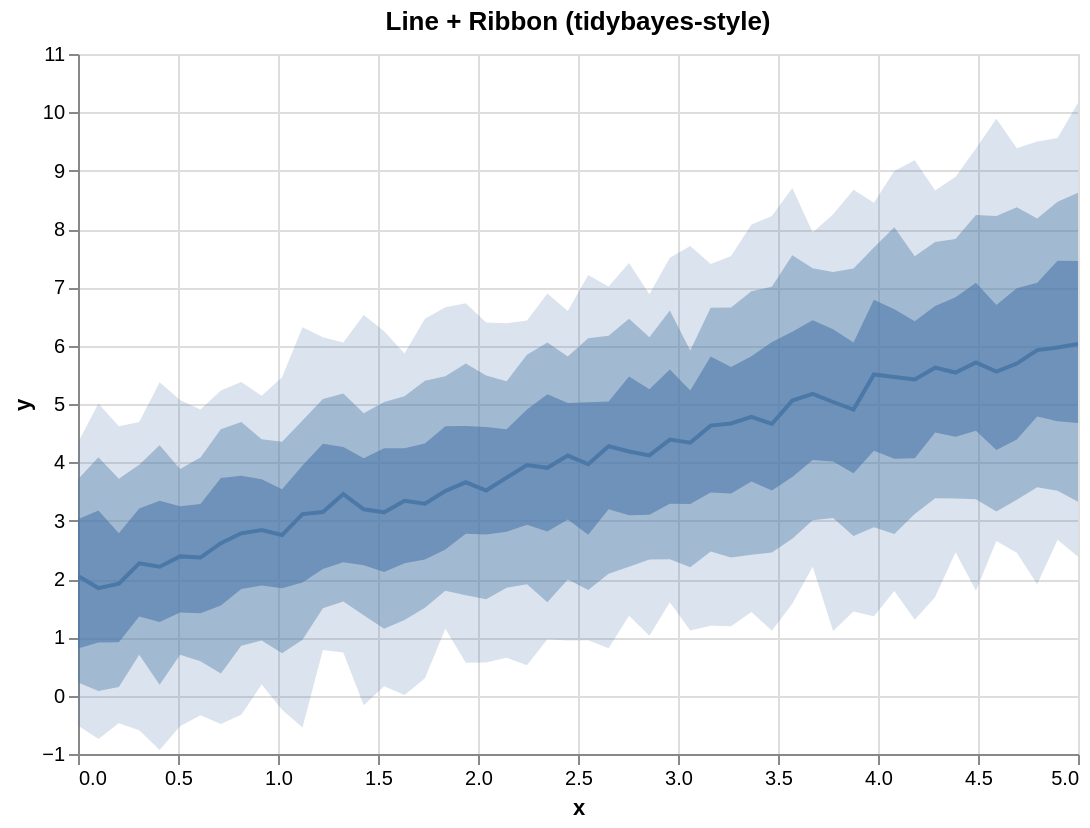

Write the Vega-Lite specification saved for this chart.
### Vega-Lite specification from a JSON file in a GitHub repository (floating-point values rounded to 4 significant figures)
{"$schema": "https://vega.github.io/schema/vega-lite/v5.json", "config": {"axis": {"labelLimit": 0}, "header": {"labelLimit": 0}, "legend": {"labelLimit": 0}}, "data": {"values": [{"__median__": 3.292, "hi_0_5_": 4.321, "hi_0_8_": 5.398, "hi_0_95_": 6.461, "lo_0_5_": 2.335, "lo_0_8_": 1.507, "lo_0_95_": 0.3003, "x": 1.735}, {"__median__": 2.269, "hi_0_5_": 3.208, "hi_0_8_": 3.959, "hi_0_95_": 4.691, "lo_0_5_": 1.358, "lo_0_8_": 0.701, "lo_0_95_": -0.5914, "x": 0.3061}, {"__median__": 3.143, "hi_0_5_": 4.24, "hi_0_8_": 5.034, "hi_0_95_": 6.246, "lo_0_5_": 2.122, "lo_0_8_": 1.148, "lo_0_95_": 0.1618, "x": 1.531}, {"__median__": 2.387, "hi_0_5_": 3.248, "hi_0_8_": 3.885, "hi_0_95_": 5.068, "lo_0_5_": 1.425, "lo_0_8_": 0.6995, "lo_0_95_": -0.5243, "x": 0.5102}, {"__median__": 5.035, "hi_0_5_": 6.281, "hi_0_8_": 7.262, "hi_0_95_": 8.255, "lo_0_5_": 4.014, "lo_0_8_": 3.044, "lo_0_95_": 1.107, "x": 3.776}, {"__median__": 3.967, "hi_0_5_": 5.029, "hi_0_8_": 6.125, "hi_0_95_": 7.212, "lo_0_5_": 2.758, "lo_0_8_": 1.81, "lo_0_95_": 0.9508, "x": 2.551}, {"__median__": 3.195, "hi_0_5_": 4.071, "hi_0_8_": 4.84, "hi_0_95_": 6.525, "lo_0_5_": 2.236, "lo_0_8_": 1.378, "lo_0_95_": -0.1655, "x": 1.429}, {"__median__": 4.39, "hi_0_5_": 5.59, "hi_0_8_": 6.603, "hi_0_95_": 7.508, "lo_0_5_": 3.29, "lo_0_8_": 2.34, "lo_0_95_": 1.601, "x": 2.959}, {"__median__": 6.03, "hi_0_5_": 7.45, "hi_0_8_": 8.622, "hi_0_95_": 10.16, "lo_0_5_": 4.672, "lo_0_8_": 3.326, "lo_0_95_": 2.382, "x": 5.0}, {"__median__": 5.464, "hi_0_5_": 6.624, "hi_0_8_": 8.028, "hi_0_95_": 8.995, "lo_0_5_": 4.061, "lo_0_8_": 2.771, "lo_0_95_": 1.793, "x": 4.082}, {"__median__": 4.657, "hi_0_5_": 6.065, "hi_0_8_": 7.008, "hi_0_95_": 8.221, "lo_0_5_": 3.516, "lo_0_8_": 2.452, "lo_0_95_": 1.114, "x": 3.469}, {"__median__": 5.714, "hi_0_5_": 7.078, "hi_0_8_": 8.24, "hi_0_95_": 9.381, "lo_0_5_": 4.542, "lo_0_8_": 3.366, "lo_0_95_": 1.797, "x": 4.49}, {"__median__": 4.276, "hi_0_5_": 5.041, "hi_0_8_": 6.168, "hi_0_95_": 7.016, "lo_0_5_": 3.196, "lo_0_8_": 2.089, "lo_0_95_": 0.8114, "x": 2.653}, {"__median__": 4.629, "hi_0_5_": 5.814, "hi_0_8_": 6.65, "hi_0_95_": 7.4, "lo_0_5_": 3.483, "lo_0_8_": 2.472, "lo_0_95_": 1.198, "x": 3.163}, {"__median__": 4.666, "hi_0_5_": 5.636, "hi_0_8_": 6.654, "hi_0_95_": 7.537, "lo_0_5_": 3.465, "lo_0_8_": 2.37, "lo_0_95_": 1.189, "x": 3.265}, {"__median__": 5.924, "hi_0_5_": 7.08, "hi_0_8_": 8.179, "hi_0_95_": 9.502, "lo_0_5_": 4.784, "lo_0_8_": 3.571, "lo_0_95_": 1.912, "x": 4.796}, {"__median__": 2.209, "hi_0_5_": 3.339, "hi_0_8_": 4.295, "hi_0_95_": 5.374, "lo_0_5_": 1.264, "lo_0_8_": 0.1882, "lo_0_95_": -0.9309, "x": 0.4082}, {"__median__": 5.556, "hi_0_5_": 6.696, "hi_0_8_": 8.224, "hi_0_95_": 9.891, "lo_0_5_": 4.21, "lo_0_8_": 3.156, "lo_0_95_": 2.652, "x": 4.592}, {"__median__": 4.12, "hi_0_5_": 5.251, "hi_0_8_": 6.146, "hi_0_95_": 6.881, "lo_0_5_": 3.101, "lo_0_8_": 2.335, "lo_0_95_": 1.026, "x": 2.857}, {"__median__": 3.113, "hi_0_5_": 3.946, "hi_0_8_": 4.716, "hi_0_95_": 6.314, "lo_0_5_": 1.94, "lo_0_8_": 0.9605, "lo_0_95_": -0.5473, "x": 1.122}, {"__median__": 3.509, "hi_0_5_": 4.617, "hi_0_8_": 5.474, "hi_0_95_": 6.659, "lo_0_5_": 2.506, "lo_0_8_": 1.798, "lo_0_95_": 1.148, "x": 1.837}, {"__median__": 5.506, "hi_0_5_": 6.789, "hi_0_8_": 7.685, "hi_0_95_": 8.449, "lo_0_5_": 4.199, "lo_0_8_": 2.888, "lo_0_95_": 1.36, "x": 3.98}, {"__median__": 3.517, "hi_0_5_": 4.604, "hi_0_8_": 5.488, "hi_0_95_": 6.396, "lo_0_5_": 2.762, "lo_0_8_": 1.655, "lo_0_95_": 0.5693, "x": 2.041}, {"__median__": 5.058, "hi_0_5_": 6.237, "hi_0_8_": 7.551, "hi_0_95_": 8.701, "lo_0_5_": 3.75, "lo_0_8_": 2.69, "lo_0_95_": 1.575, "x": 3.571}, {"__median__": 4.116, "hi_0_5_": 5.017, "hi_0_8_": 5.814, "hi_0_95_": 6.593, "lo_0_5_": 3.02, "lo_0_8_": 1.992, "lo_0_95_": 0.9478, "x": 2.449}, {"__median__": 3.658, "hi_0_5_": 4.623, "hi_0_8_": 5.693, "hi_0_95_": 6.726, "lo_0_5_": 2.777, "lo_0_8_": 1.723, "lo_0_95_": 0.5659, "x": 1.939}, {"__median__": 2.367, "hi_0_5_": 3.285, "hi_0_8_": 4.085, "hi_0_95_": 4.905, "lo_0_5_": 1.414, "lo_0_8_": 0.5913, "lo_0_95_": -0.3371, "x": 0.6122}, {"__median__": 3.341, "hi_0_5_": 4.243, "hi_0_8_": 5.133, "hi_0_95_": 5.864, "lo_0_5_": 2.272, "lo_0_8_": 1.297, "lo_0_95_": 0.009982, "x": 1.633}, {"__median__": 4.336, "hi_0_5_": 5.232, "hi_0_8_": 5.917, "hi_0_95_": 7.707, "lo_0_5_": 3.286, "lo_0_8_": 2.201, "lo_0_95_": 1.116, "x": 3.061}, {"__median__": 2.754, "hi_0_5_": 3.539, "hi_0_8_": 4.352, "hi_0_95_": 5.46, "lo_0_5_": 1.842, "lo_0_8_": 0.7266, "lo_0_95_": -0.2417, "x": 1.02}, {"__median__": 1.844, "hi_0_5_": 3.176, "hi_0_8_": 4.086, "hi_0_95_": 5.009, "lo_0_5_": 0.9118, "lo_0_8_": 0.07958, "lo_0_95_": -0.7411, "x": 0.102}, {"__median__": 2.613, "hi_0_5_": 3.731, "hi_0_8_": 4.565, "hi_0_95_": 5.234, "lo_0_5_": 1.547, "lo_0_8_": 0.3795, "lo_0_95_": -0.4877, "x": 0.7143}, {"__median__": 4.778, "hi_0_5_": 5.82, "hi_0_8_": 6.933, "hi_0_95_": 8.076, "lo_0_5_": 3.67, "lo_0_8_": 2.415, "lo_0_95_": 1.433, "x": 3.367}, {"__median__": 5.539, "hi_0_5_": 6.829, "hi_0_8_": 7.83, "hi_0_95_": 8.897, "lo_0_5_": 4.439, "lo_0_8_": 3.38, "lo_0_95_": 2.458, "x": 4.388}, {"__median__": 4.186, "hi_0_5_": 5.473, "hi_0_8_": 6.46, "hi_0_95_": 7.417, "lo_0_5_": 3.093, "lo_0_8_": 2.211, "lo_0_95_": 1.368, "x": 2.755}, {"__median__": 5.623, "hi_0_5_": 6.678, "hi_0_8_": 7.777, "hi_0_95_": 8.659, "lo_0_5_": 4.513, "lo_0_8_": 3.385, "lo_0_95_": 1.69, "x": 4.286}, {"__median__": 4.905, "hi_0_5_": 6.053, "hi_0_8_": 7.324, "hi_0_95_": 8.675, "lo_0_5_": 3.815, "lo_0_8_": 2.735, "lo_0_95_": 1.443, "x": 3.878}, {"__median__": 2.051, "hi_0_5_": 3.025, "hi_0_8_": 3.709, "hi_0_95_": 4.342, "lo_0_5_": 0.8103, "lo_0_8_": 0.2272, "lo_0_95_": -0.5126, "x": 0.0}, {"__median__": 3.147, "hi_0_5_": 4.318, "hi_0_8_": 5.086, "hi_0_95_": 6.144, "lo_0_5_": 2.171, "lo_0_8_": 1.497, "lo_0_95_": 0.7825, "x": 1.224}, {"__median__": 3.955, "hi_0_5_": 4.905, "hi_0_8_": 5.845, "hi_0_95_": 6.43, "lo_0_5_": 2.93, "lo_0_8_": 1.912, "lo_0_95_": 0.5202, "x": 2.245}, {"__median__": 5.968, "hi_0_5_": 7.455, "hi_0_8_": 8.469, "hi_0_95_": 9.558, "lo_0_5_": 4.706, "lo_0_8_": 3.514, "lo_0_95_": 2.675, "x": 4.898}, {"__median__": 5.421, "hi_0_5_": 6.418, "hi_0_8_": 7.532, "hi_0_95_": 9.177, "lo_0_5_": 4.068, "lo_0_8_": 3.112, "lo_0_95_": 1.302, "x": 4.184}, {"__median__": 2.838, "hi_0_5_": 3.712, "hi_0_8_": 4.395, "hi_0_95_": 5.14, "lo_0_5_": 1.89, "lo_0_8_": 0.9463, "lo_0_95_": 0.1932, "x": 0.9184}, {"__median__": 3.457, "hi_0_5_": 4.264, "hi_0_8_": 5.179, "hi_0_95_": 6.055, "lo_0_5_": 2.288, "lo_0_8_": 1.616, "lo_0_95_": 0.7412, "x": 1.327}, {"__median__": 3.906, "hi_0_5_": 5.167, "hi_0_8_": 6.053, "hi_0_95_": 6.894, "lo_0_5_": 2.813, "lo_0_8_": 1.603, "lo_0_95_": 0.9673, "x": 2.347}, {"__median__": 1.92, "hi_0_5_": 2.785, "hi_0_8_": 3.719, "hi_0_95_": 4.617, "lo_0_5_": 0.9158, "lo_0_8_": 0.1486, "lo_0_95_": -0.4745, "x": 0.2041}, {"__median__": 5.173, "hi_0_5_": 6.435, "hi_0_8_": 7.325, "hi_0_95_": 7.94, "lo_0_5_": 4.039, "lo_0_8_": 3.007, "lo_0_95_": 2.209, "x": 3.673}, {"__median__": 3.738, "hi_0_5_": 4.566, "hi_0_8_": 5.39, "hi_0_95_": 6.382, "lo_0_5_": 2.812, "lo_0_8_": 1.851, "lo_0_95_": 0.6484, "x": 2.143}, {"__median__": 2.783, "hi_0_5_": 3.772, "hi_0_8_": 4.69, "hi_0_95_": 5.377, "lo_0_5_": 1.828, "lo_0_8_": 0.8575, "lo_0_95_": -0.3293, "x": 0.8163}, {"__median__": 5.693, "hi_0_5_": 6.985, "hi_0_8_": 8.373, "hi_0_95_": 9.383, "lo_0_5_": 4.393, "lo_0_8_": 3.357, "lo_0_95_": 2.449, "x": 4.694}]}, "height": 350, "layer": [{"_lr_layer": true, "encoding": {"tooltip": [{"field": "x", "title": "x", "type": "quantitative"}, {"field": "__median__", "title": "median", "type": "quantitative"}, {"field": "lo_0_95_", "title": "95% lo", "type": "quantitative"}, {"field": "hi_0_95_", "title": "95% hi", "type": "quantitative"}], "x": {"field": "x", "scale": {"zero": false}, "type": "quantitative"}, "y": {"field": "lo_0_95_", "scale": {"zero": false}, "title": "y", "type": "quantitative"}, "y2": {"field": "hi_0_95_"}}, "mark": {"line": false, "opacity": 0.2, "type": "area"}, "params": [{"bind": "scales", "name": "grid", "select": {"encodings": ["x", "y"], "type": "interval"}}]}, {"_lr_layer": true, "encoding": {"tooltip": [{"field": "x", "title": "x", "type": "quantitative"}, {"field": "__median__", "title": "median", "type": "quantitative"}, {"field": "lo_0_95_", "title": "95% lo", "type": "quantitative"}, {"field": "hi_0_95_", "title": "95% hi", "type": "quantitative"}], "x": {"field": "x", "scale": {"zero": false}, "type": "quantitative"}, "y": {"field": "lo_0_8_", "scale": {"zero": false}, "title": "y", "type": "quantitative"}, "y2": {"field": "hi_0_8_"}}, "mark": {"line": false, "opacity": 0.4, "type": "area"}}, {"_lr_layer": true, "encoding": {"tooltip": [{"field": "x", "title": "x", "type": "quantitative"}, {"field": "__median__", "title": "median", "type": "quantitative"}, {"field": "lo_0_95_", "title": "95% lo", "type": "quantitative"}, {"field": "hi_0_95_", "title": "95% hi", "type": "quantitative"}], "x": {"field": "x", "scale": {"zero": false}, "type": "quantitative"}, "y": {"field": "lo_0_5_", "scale": {"zero": false}, "title": "y", "type": "quantitative"}, "y2": {"field": "hi_0_5_"}}, "mark": {"line": false, "opacity": 0.6, "type": "area"}}, {"_lr_layer": true, "encoding": {"tooltip": [{"field": "x", "title": "x", "type": "quantitative"}, {"field": "__median__", "title": "median", "type": "quantitative"}, {"field": "lo_0_95_", "title": "95% lo", "type": "quantitative"}, {"field": "hi_0_95_", "title": "95% hi", "type": "quantitative"}], "x": {"field": "x", "scale": {"zero": false}, "type": "quantitative"}, "y": {"field": "__median__", "scale": {"zero": false}, "title": "y", "type": "quantitative"}}, "mark": {"strokeWidth": 2, "type": "line"}}], "title": "Line + Ribbon (tidybayes-style)", "width": 500}
